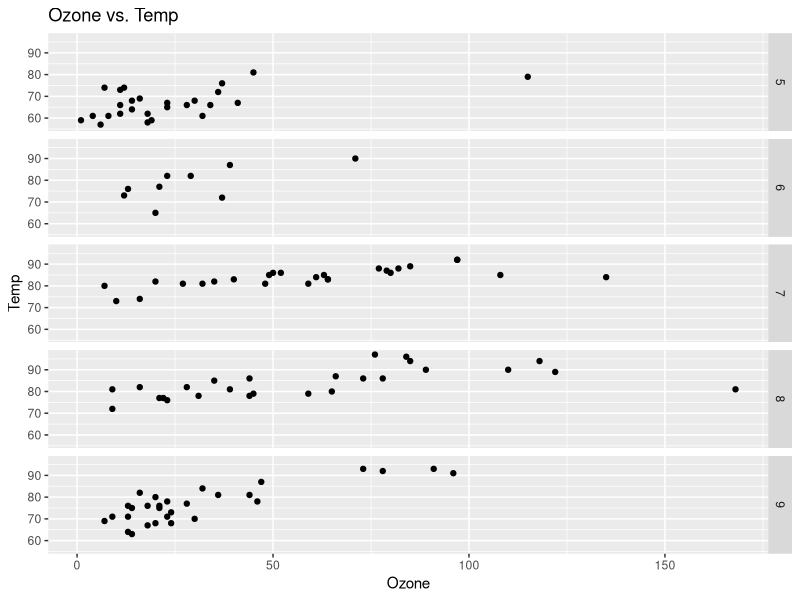
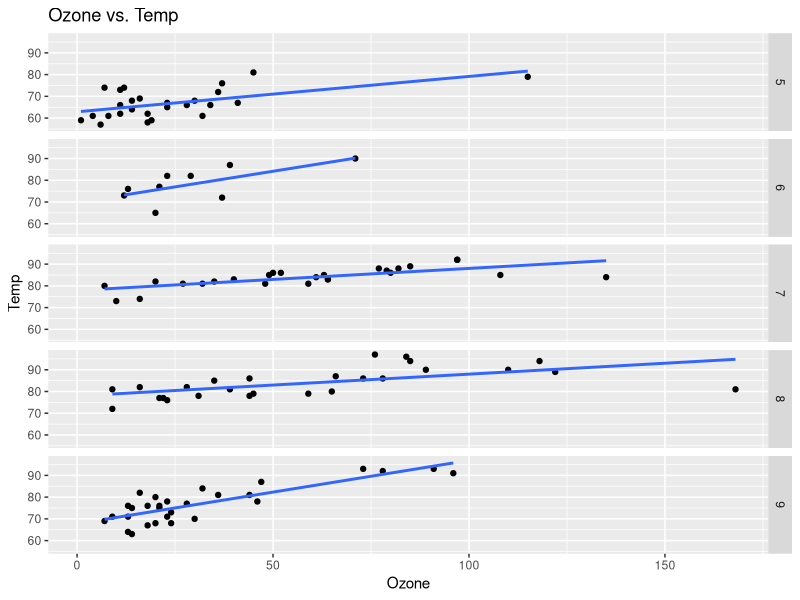
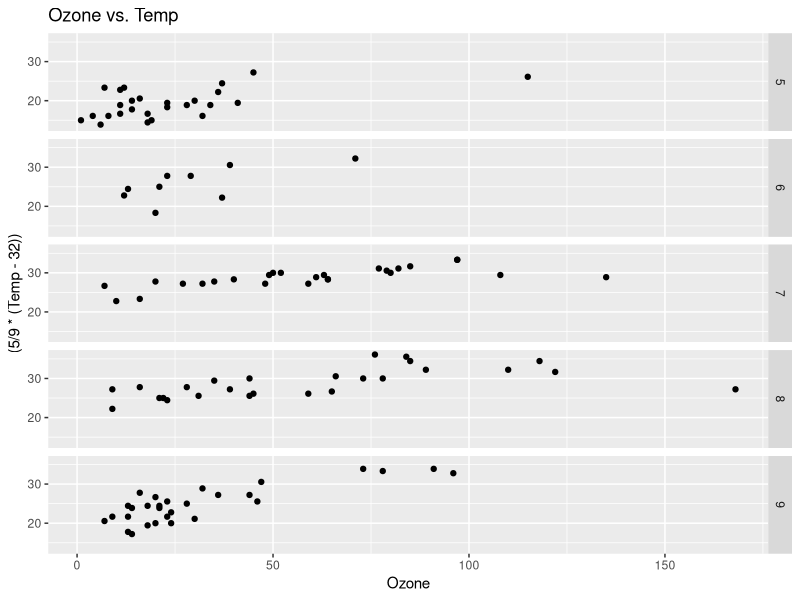
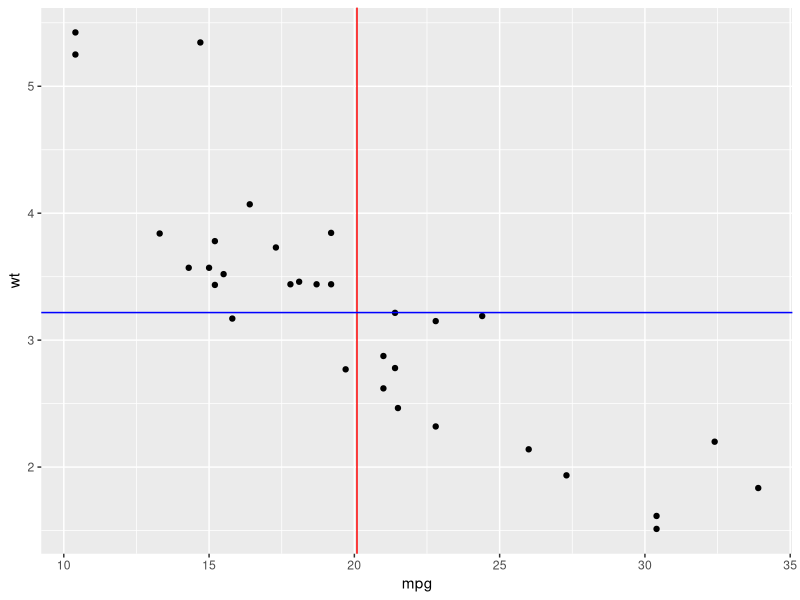
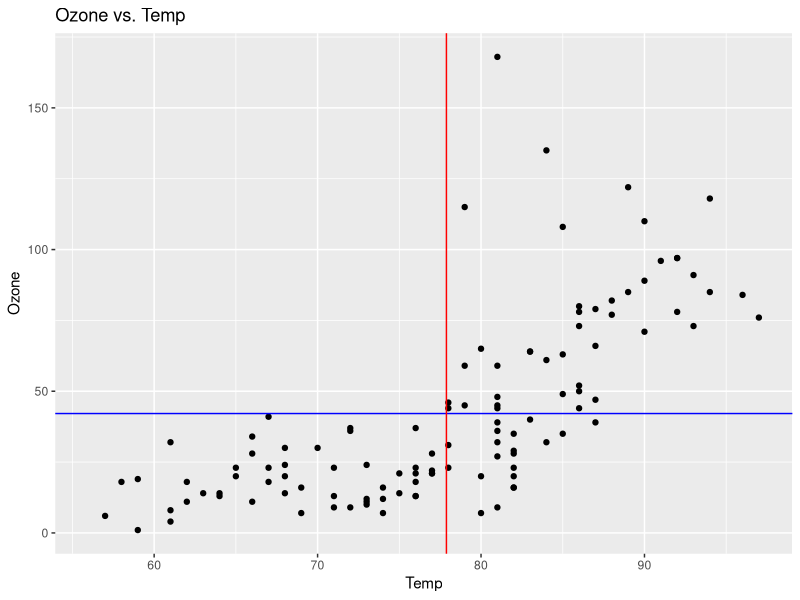
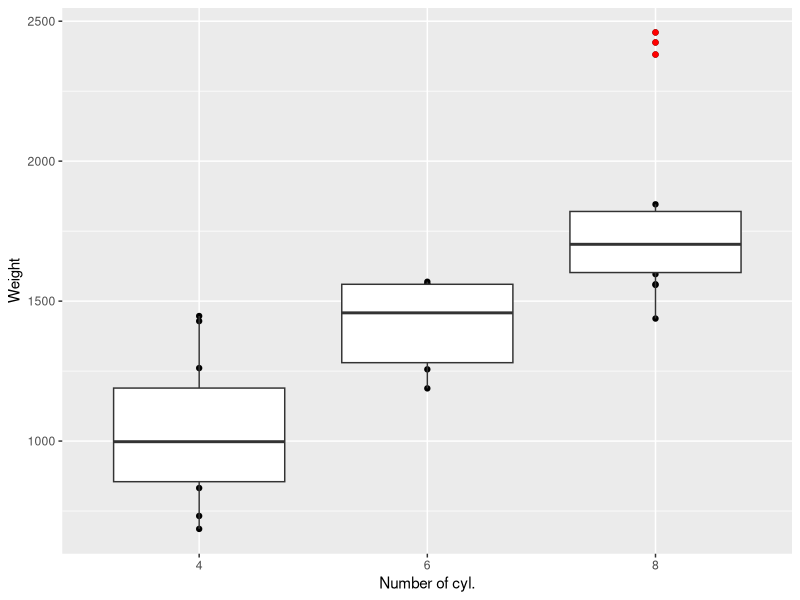
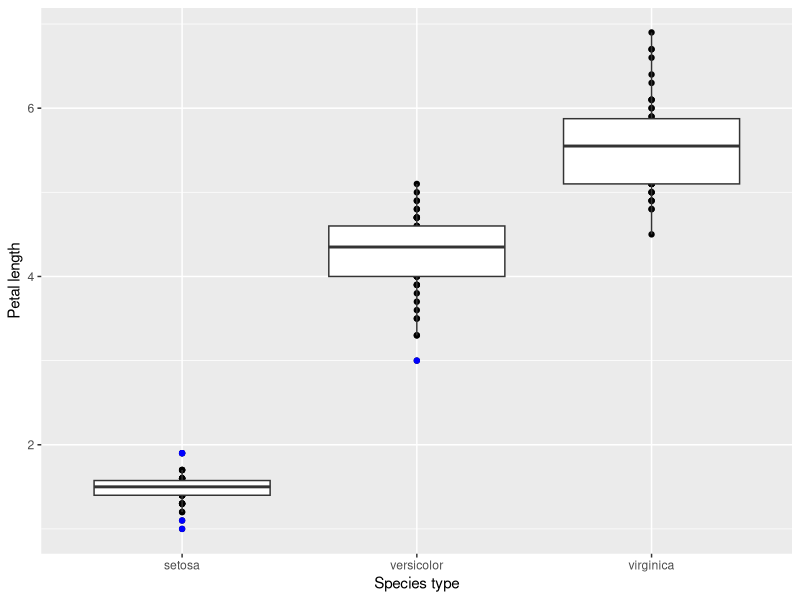
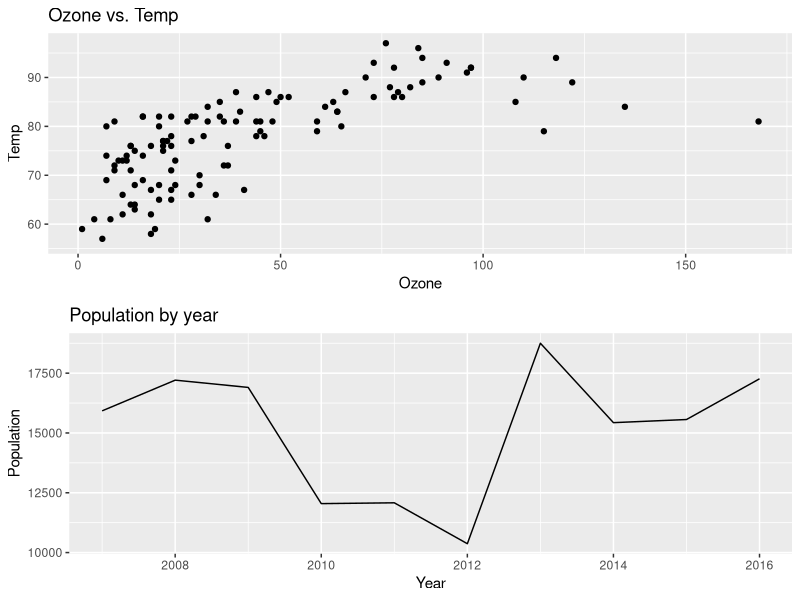

Recreate these plots in R, in order.
# facet
# adding 1 or 2 additional variables
install.packages("plyr")
library(plyr)
library(ggplot2)
g = ggplot(airquality, aes(x=Ozone, y=Temp)) + geom_point()
g = g + ggtitle("Ozone vs. Temp") + facet_grid(Month~.)
g

# adding linear model (lm parameter in geom_smooth())
g + geom_smooth(method=lm, se=FALSE)

# chart Ozone vs Temp by Month, comverting to Celsius
g = ggplot(airquality, aes(x=Ozone, y=(5/9*(Temp-32)))) + geom_point()
g = g + ggtitle("Ozone vs. Temp") + facet_grid(Month~.)
g

# adding vertical & horizontal lines
# vertikalna seka x os na popvrecni vrednosti mpg
# horizontalna seka y os na popvrecni vrednosti wt
ggplot(data=mtcars, aes(x=mpg, y=wt)) + geom_point() + 
  geom_vline(xintercept=mean(mtcars$mpg), col="red") + 
  geom_hline(yintercept=mean(mtcars$wt), col="blue")

# create scatter chart "Ozone vs. Temp by months", where temperatures
# will be in Celsius
# add mean ozone and mean temp lines and interpet the results
ggplot(airquality, aes(x=Ozone, y=Temp)) +
  geom_point() +
  ggtitle("Ozone vs. Temp") +
  geom_vline(xintercept=mean(airquality$Ozone, na.rm=TRUE), color="Blue") +
  geom_hline(yintercept=mean(airquality$Temp), color="Red") +
  coord_flip()

# combinaton of geom_point() and geom_box()
ggplot(data=mtcars, aes(x=as.factor(cyl), y=wt*1000/2.205)) +
  geom_point() + 
  xlab("Number of cyl.") + 
  ylab("Weight") +
  geom_boxplot(outlier.color="red")

# use iris data set. Combine geom_point and box_plot to produce a chart 
# of Petal.Length for every Species. Identify outliers with blue color.
ggplot(data=iris, aes(x=Species, y=Petal.Length)) +
  geom_point() + 
  xlab("Species type") + 
  ylab("Petal length") +
  geom_boxplot(outlier.color="blue")

# extra grids
# combining charts side by side
install.packages("gridExtra")
library(gridExtra)

index = data.frame(year=2007:2016, pop=sample(10000:20000, size=10))

g = ggplot(airquality, aes(x=Ozone, y=Temp)) + geom_point()
g = g + ggtitle("Ozone vs. Temp")
y = ggplot(index, aes(x=year,y=pop, group=1)) + geom_line()
y = y + ggtitle("Population by year") + xlab("Year") + ylab("Population")

# combining charts g and y together
grid.arrange(g, y) # or grid.arrange(g, y, ncol=2)


# use Titanic dataset
# create two charts side by side
# first chart should have number of survived/dead passengers by age
# second chart should have number of survived/dead passengers by class
library(dplyr)
data = as.data.frame(Titanic)
data

data = data %>% select(Age, Survived, Freq) %>%
  group_by(Age, Survived) %>%
  mutate(Sum1=sum(Freq)) %>%
  top_n(1, Freq)
data


g1 = ggplot(data, aes(x=Age, y=Sum1, fill=Survived)) +
  geom_bar(stat="identity")
g1


data2 = as.data.frame(Titanic)
data2 = data2 %>% select(Class, Survived, Freq) %>%
  group_by(Class, Survived) %>%
  mutate(Sum2=sum(Freq)) %>%
  top_n(1, Freq)
data2


g2 = ggplot(data2, aes(x=Class, y=Sum2, fill=Survived)) +
  geom_bar(stat="identity")
g2

grid.arrange(g1, g2)
ggplot

